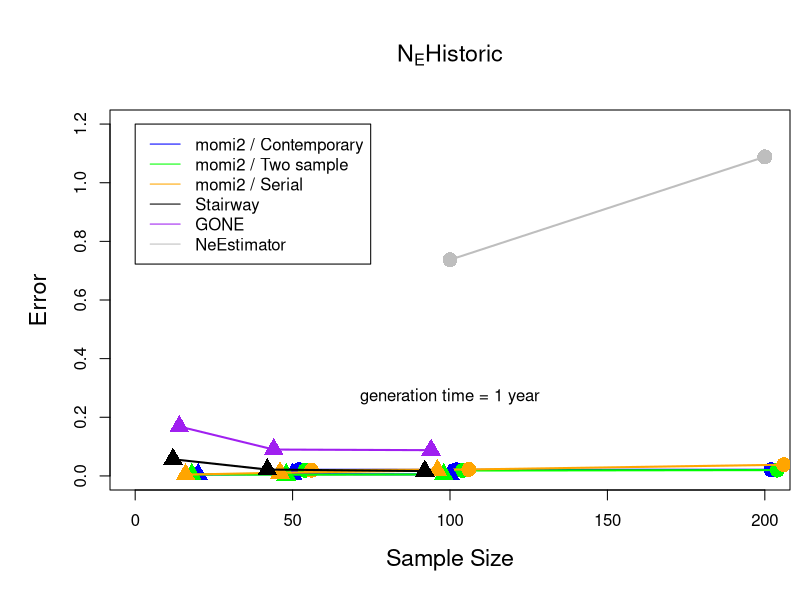
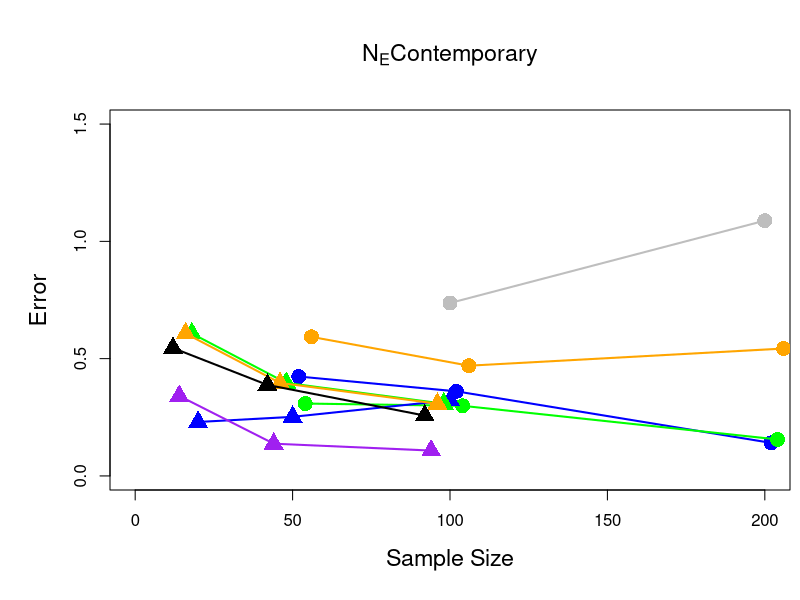
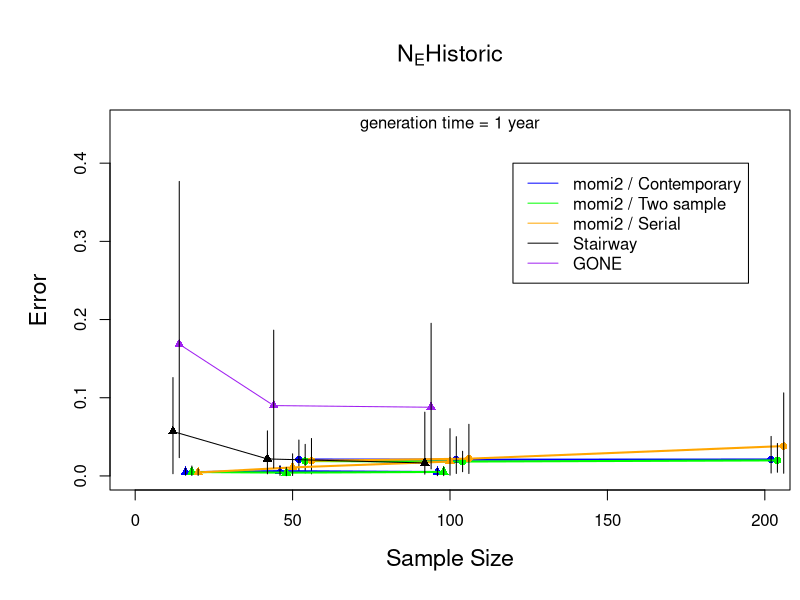
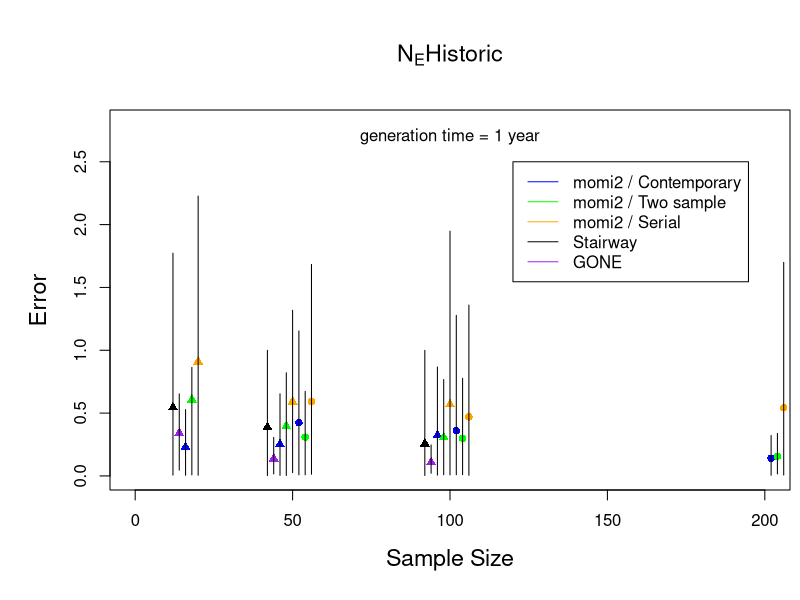
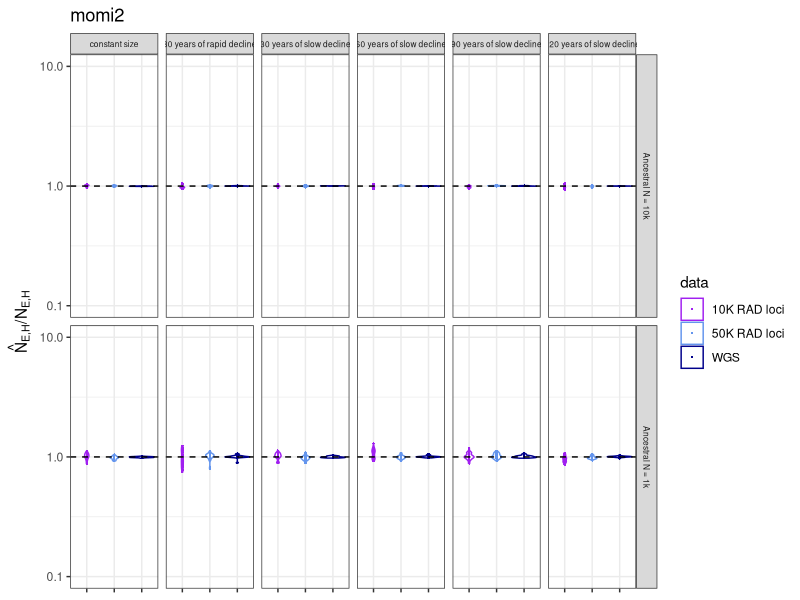
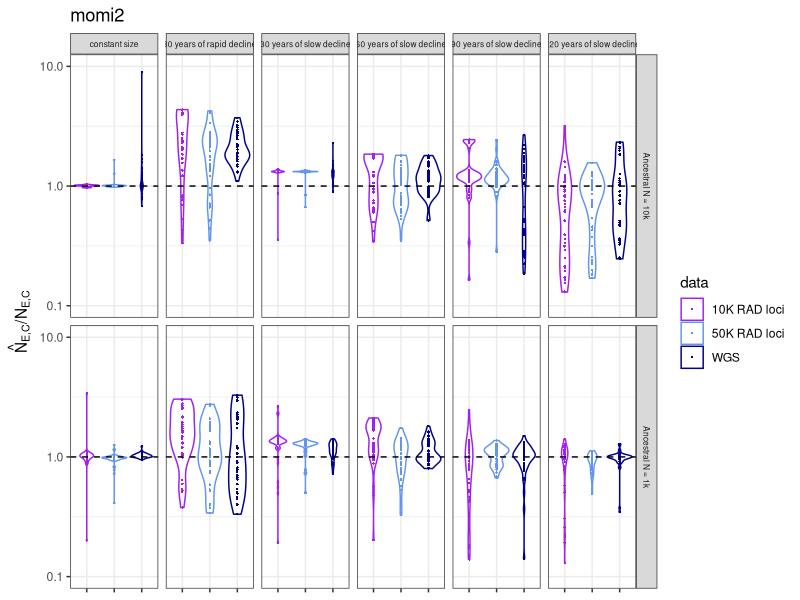
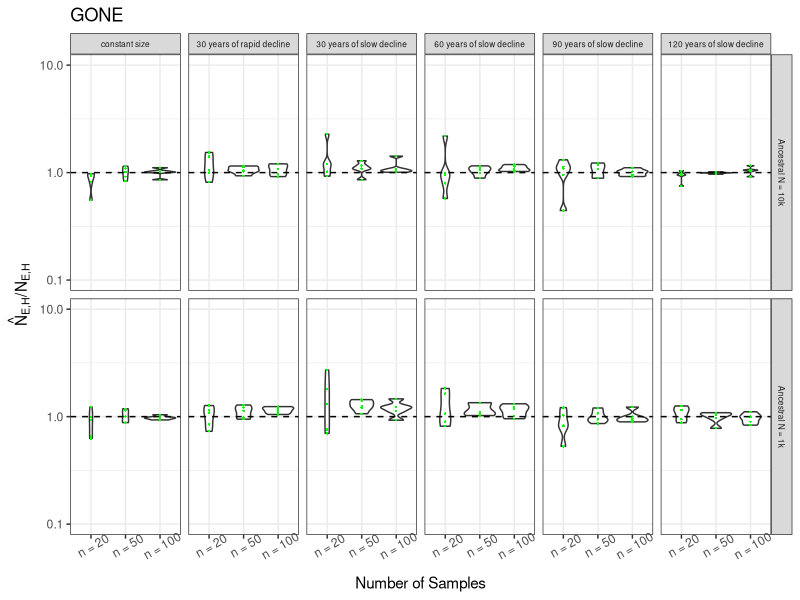
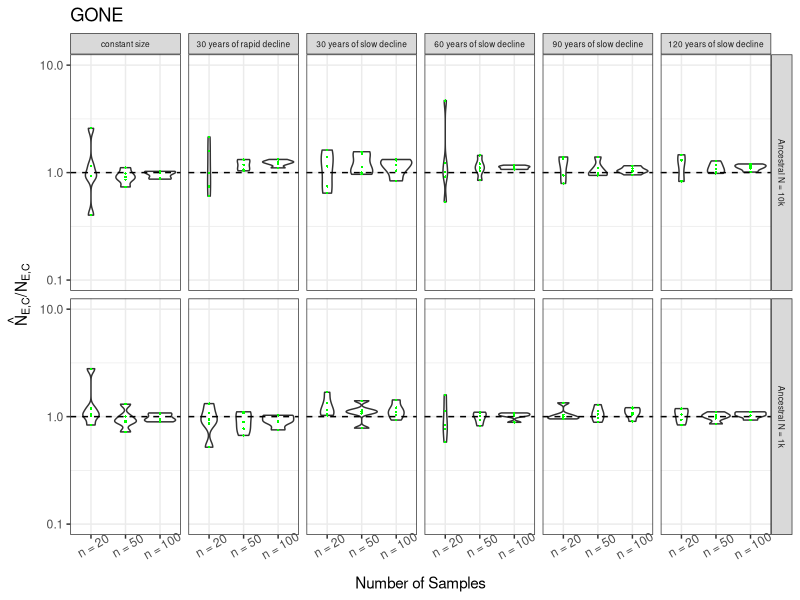

Here is the R script that generated these plots, in order:
par(mai=c(1.1,1.1,1.1,0.1))

library(gtools)
library(tidyverse)

#using three scenarios - WGS/SNP x sampsize x method comparison of average absolute error
#fast (lambda = 0.95, beginning of decline = 30 years before present) 
#slow (lambda = 0.99, beginning of decline = 120 years before present)
#constant
#read momi2 inferences  
momidat=read.csv("inferences/momi_nomaf_data_deltaAIC.csv",header=T)
momidat=momidat[which(momidat$td=="constant"|momidat$td=="td100"|momidat$td=="td190"&momidat$lambda=="l95"),]
#retain estimates from the model fit in momi2 with the best AIC (constant size vs recent size change)
momidat$Neh_best=ifelse(momidat$delta>0,momidat$Neh_change,momidat$Neh)
momidat$Nec_best=ifelse(momidat$delta>0,momidat$Nec_change,momidat$Nec)

##read stairway plot infernces
stairwaydat=read.csv("inferences/stairwaydata.csv",header=T)
stairwaydat=stairwaydat[which(stairwaydat$td=="constant"|stairwaydat$td=="td100"|stairwaydat$td=="td190"&stairwaydat$lambda=="l95"),]

##read GONE inferences
gonedat=read.csv("inferences/GONEdata.csv",header=T)
gonedat=gonedat[which(gonedat$td=="constant"|gonedat$td=="td100"|gonedat$td=="td190"&gonedat$lambda=="l95"),]

##read NEEst inferences
lddat=read.csv("inferences/LDNeoutall.csv",header=T)
lddat$NeAnc=paste("n10e",log10(lddat$nhist/10),sep="")
lddat$tdec=paste("td",lddat$td,sep="")
lddat$lambda=paste("l",lddat$l,sep="")
lddat=lddat[which(lddat$tdec=="constant"|lddat$tdec=="td100"|lddat$tdec=="td190"&lddat$lambda=="l95"),]
lddat=lddat[which(lddat$maf==0.05),]

##"true"/simulated t0 + t120 population sizes
tru=read.csv("inferences/truvalue.csv",header=T)

##concatenate demographic variables into composite scenarios
gonedat$scen=paste(gonedat$NeAnc,gonedat$td,gonedat$lambda)
stairwaydat$scen=paste(stairwaydat$NeAnc,stairwaydat$td,stairwaydat$lambda)
lddat$scen=paste(lddat$NeAnc,lddat$tdec,lddat$lambda)
tru$scen=paste(tru$NeAnc,tru$td,tru$lambda)
momidat$scen=paste(momidat$NeAnc,momidat$td,momidat$lambda)
momidat$tdec=abs(as.integer(gsub('td','',momidat$td))-220)
momidat$tdec=na.replace(momidat$tdec,0)

##calculate absolute error per observation
momidat$trueNeH=tru$TrueNeH[match(momidat$scen,tru$scen)]
momidat$trueNeC=tru$TrueNec[match(momidat$scen,tru$scen)]
momidat$NeHerr=abs(momidat$Neh_best-momidat$trueNeH)/momidat$trueNeH
momidat$NeCerr=abs(momidat$Nec_best-momidat$trueNeC)/momidat$trueNeC
momidat$ratioerr=abs((momidat$Neh_best/momidat$Nec_best)-(momidat$trueNeH/momidat$trueNeC))/(momidat$trueNeH/momidat$trueNeC)
momidat$tderr=abs((momidat$T-momidat$tdec)/(momidat$tdec))

stairwaydat$trueNeH=tru$TrueNeH[match(stairwaydat$scen,tru$scen)]
stairwaydat$trueNeC=tru$TrueNec[match(stairwaydat$scen,tru$scen)]
stairwaydat$NeHerr=abs(stairwaydat$Neh-stairwaydat$trueNeH)/stairwaydat$trueNeH
stairwaydat$NeCerr=abs(stairwaydat$Nec-stairwaydat$trueNeC)/stairwaydat$trueNeC
stairwaydat$ratioerr=abs((stairwaydat$Neh/stairwaydat$Nec)-(stairwaydat$trueNeH/stairwaydat$trueNeC))/(stairwaydat$trueNeH/stairwaydat$trueNeC)

gonedat$trueNeH=tru$TrueNeH[match(gonedat$scen,tru$scen)]
gonedat$trueNeC=tru$TrueNec[match(gonedat$scen,tru$scen)]
gonedat$NeHerr=abs(gonedat$Neh-gonedat$trueNeH)/gonedat$trueNeH
gonedat$NeCerr=abs(gonedat$Nec-gonedat$trueNeC)/gonedat$trueNeC
gonedat$ratioerr=abs((gonedat$Neh/gonedat$Nec)-(gonedat$trueNeH/gonedat$trueNeC))/(gonedat$trueNeH/gonedat$trueNeC)

lddat$trueNeH=tru$TrueNeH[match(lddat$scen,tru$scen)]
lddat$trueNeC=tru$TrueNec[match(lddat$scen,tru$scen)] 
lddat_hist=subset(lddat,lddat$timepoint=="t120")
lddat_hist$Ne=as.numeric(gsub("Infinite",NA,lddat_hist$Ne))
lddat_hist$NeHerr=abs(lddat_hist$Ne-lddat_hist$trueNeH)/lddat_hist$trueNeH
lddat_contemp=subset(lddat,lddat$timepoint=="t0")
lddat_contemp$Ne=as.numeric(gsub("Infinite",NA,lddat_contemp$Ne))
lddat_contemp$NeCerr=abs(lddat_contemp$Ne-lddat_contemp$trueNeC)/lddat_contemp$trueNeC
lddat_temporal=subset(lddat_contemp,lddat_contemp$scheme!="contemp")
lddat_hist$ratioerr=abs((lddat_hist$Ne/lddat_temporal$Ne)-(lddat_hist$trueNeH/lddat_temporal$trueNeC))/(lddat_hist$trueNeH/lddat_temporal$trueNeC)

max(momidat$NeHerr)
max(stairwaydat$NeHerr)
max(gonedat$NeHerr)
max(lddat_hist$NeHerr,na.rm=TRUE)

max(momidat$NeCerr)
max(stairwaydat$NeCerr)
max(gonedat$NeCerr)
max(lddat_contemp$NeCerr,na.rm=TRUE)

max(momidat$ratioerr)
max(stairwaydat$ratioerr)
max(gonedat$ratioerr)
max(lddat_hist$ratioerr,na.rm=TRUE)

momidat$sampn=as.integer(gsub('n','',momidat$sampn))
gonedat$sampn=as.integer(gsub('n','',gonedat$sampn))
stairwaydat$sampn=as.integer(gsub('n','',stairwaydat$sampn))

##let's just use 50k SNPs for non-WGS
#momi_rad10k_contemp <- subset(momidat, data=="rad10k" & scheme=="t0")
momi_rad50k_contemp <- subset(momidat, data=="rad50k" & scheme=="t0")
#momi_rad10k_2samp <- subset(momidat, data=="rad10k" & scheme=="t0t120")
momi_rad50k_2samp <- subset(momidat, data=="rad50k" & scheme=="t0t120")
#momi_rad10k_serial <- subset(momidat, data=="rad10k" & scheme=="all")
momi_rad50k_serial <- subset(momidat, data=="rad50k" & scheme=="all")
momi_wgs_contemp <- subset(momidat, data=="wgs" & scheme=="t0")
momi_wgs_2samp <- subset(momidat, data=="wgs" & scheme=="t0t120")
momi_wgs_serial <- subset(momidat, data=="wgs" & scheme=="all")

#momi_rad10k_contemp_agg=aggregate(momi_rad10k_contemp,list(momi_rad10k_contemp$sampn),mean)
momi_rad50k_contemp_agg=aggregate(momi_rad50k_contemp,list(momi_rad50k_contemp$sampn),mean)
#momi_rad10k_2samp_agg=aggregate(momi_rad10k_2samp,list(momi_rad10k_2samp$sampn),mean)
momi_rad50k_2samp_agg=aggregate(momi_rad50k_2samp,list(momi_rad50k_2samp$sampn),mean)
#momi_rad10k_serial_agg=aggregate(momi_rad10k_serial,list(momi_rad10k_serial$sampn),mean)
momi_rad50k_serial_agg=aggregate(momi_rad50k_serial,list(momi_rad50k_serial$sampn),mean)

momi_wgs_contemp_agg=aggregate(momi_wgs_contemp,list(momi_wgs_contemp$sampn),mean)
momi_wgs_2samp_agg=aggregate(momi_wgs_2samp,list(momi_wgs_2samp$sampn),mean)
momi_wgs_serial_agg=aggregate(momi_wgs_serial,list(momi_wgs_serial$sampn),mean)

#momi_wgs_contemp_sd=aggregate(momi_wgs_contemp,list(momi_wgs_contemp$sampn),sd)
#momi_wgs_2samp_sd=aggregate(momi_wgs_2samp,list(momi_wgs_2samp$sampn),sd)
#momi_wgs_serial_sd=aggregate(momi_wgs_serial,list(momi_wgs_serial$sampn),sd)

gone_agg=aggregate(gonedat,list(gonedat$sampn),mean)

stairway_agg=aggregate(stairwaydat,list(stairwaydat$sampn),mean)

## NeEst - also just using rad50k
lddat_rad50k_contemp <- na.omit(subset(lddat_contemp, nloc=="50k" & scheme == "2samp"))
lddat_contemp_agg=aggregate(lddat_rad50k_contemp,list(lddat_rad50k_contemp$nsamp),mean)
lddat_rad50k_hist <- na.omit(subset(lddat_hist, nloc=="50k" & scheme == "2samp"))
lddat_hist_agg=aggregate(lddat_rad50k_hist,list(lddat_rad50k_hist$nsamp),mean)

### plotting mean absolute error for NeH

plot(x=NULL,y=NULL,xlim=c(0,200),ylim=c(0,1.2),xlab="Sample Size", ylab="Error",main=expression(paste(N[E],'Historic')),cex.lab=1.4,cex.main=1.4)

#points(momi_rad10k_contemp_agg$Group.1,momi_rad10k_contemp_agg$NeHerr,pch=15,col="blue",cex=2)
#lines(momi_rad10k_contemp_agg$Group.1,momi_rad10k_contemp_agg$NeHerr,col="blue",lwd=2)
points(momi_rad50k_contemp_agg$Group.1+2,momi_rad50k_contemp_agg$NeHerr,pch=16,col="blue",cex=2)
lines(momi_rad50k_contemp_agg$Group.1+2,momi_rad50k_contemp_agg$NeHerr,col="blue",lwd=2)
#points(momi_rad10k_2samp_agg$Group.1,momi_rad10k_2samp_agg$NeHerr,pch=15,col="green",cex=2)
#lines(momi_rad10k_2samp_agg$Group.1,momi_rad10k_2samp_agg$NeHerr,col="green",lwd=2)
points(momi_rad50k_2samp_agg$Group.1+4,momi_rad50k_2samp_agg$NeHerr,pch=16,col="green",cex=2)
lines(momi_rad50k_2samp_agg$Group.1+4,momi_rad50k_2samp_agg$NeHerr,col="green",lwd=2)
#points(momi_rad10k_serial_agg$Group.1,momi_rad10k_serial_agg$NeHerr,pch=15,col="orange",cex=2)
#lines(momi_rad10k_serial_agg$Group.1,momi_rad10k_serial_agg$NeHerr,col="orange",lwd=2)
points(momi_rad50k_serial_agg$Group.1+6,momi_rad50k_serial_agg$NeHerr,pch=16,col="orange",cex=2)
lines(momi_rad50k_serial_agg$Group.1+6,momi_rad50k_serial_agg$NeHerr,col="orange",lwd=2)

points(lddat_hist_agg$Group.1,lddat_hist_agg$NeHerr,pch=16,col="gray",cex=2)
lines(lddat_hist_agg$Group.1,lddat_hist_agg$NeHerr,col="gray",lwd=2)

#plot(x=NULL,y=NULL,xlim=c(0,200),ylim=c(0,0.45),xlab="Sample Size", ylab="Error",main="NeHistoric",cex.lab=1.4,cex.main=1.4)

points(momi_wgs_contemp_agg$Group.1,momi_wgs_contemp_agg$NeHerr,pch=17,col="blue",cex=2)
lines(momi_wgs_contemp_agg$Group.1,momi_wgs_contemp_agg$NeHerr,col="blue",lwd=2)
points(momi_wgs_2samp_agg$Group.1-2,momi_wgs_2samp_agg$NeHerr,pch=17,col="green",cex=2)
lines(momi_wgs_2samp_agg$Group.1-2,momi_wgs_2samp_agg$NeHerr,col="green",lwd=2)
points(momi_wgs_serial_agg$Group.1-4,momi_wgs_serial_agg$NeHerr,pch=17,col="orange",cex=2)
lines(momi_wgs_serial_agg$Group.1-4,momi_wgs_serial_agg$NeHerr,col="orange",lwd=2)
points(gone_agg$Group.1-6,gone_agg$NeHerr,pch=17,col="purple",cex=2)
lines(gone_agg$Group.1-6,gone_agg$NeHerr,col="purple",lwd=2)
points(stairway_agg$Group.1-8,stairway_agg$NeHerr,pch=17,col="black",cex=2)
lines(stairway_agg$Group.1-8,stairway_agg$NeHerr,col="black",lwd=2)

legend(x=0,y=1.2,legend=c("momi2 / Contemporary","momi2 / Two sample","momi2 / Serial","Stairway","GONE","NeEstimator"),lty=c(1,1,1,1,1,1),col=c("blue","green","orange","black","purple","gray"))

text(x=100,y=0.27,labels="generation time = 1 year")

##NeC##

plot(x=NULL,y=NULL,xlim=c(0,200),ylim=c(0,1.5),xlab="Sample Size", ylab="Error",main=expression(paste(N[E],'Contemporary')),cex.lab=1.4,cex.main=1.4)

#points(momi_rad10k_contemp_agg$Group.1,momi_rad10k_contemp_agg$NeCerr,pch=15,col="blue",cex=2)
#lines(momi_rad10k_contemp_agg$Group.1,momi_rad10k_contemp_agg$NeCerr,col="blue",lwd=2)
points(momi_rad50k_contemp_agg$Group.1+2,momi_rad50k_contemp_agg$NeCerr,pch=16,col="blue",cex=2)
lines(momi_rad50k_contemp_agg$Group.1+2,momi_rad50k_contemp_agg$NeCerr,col="blue",lwd=2)
#points(momi_rad10k_2samp_agg$Group.1,momi_rad10k_2samp_agg$NeCerr,pch=15,col="green",cex=2)
#lines(momi_rad10k_2samp_agg$Group.1,momi_rad10k_2samp_agg$NeCerr,col="green",lwd=2)
points(momi_rad50k_2samp_agg$Group.1+4,momi_rad50k_2samp_agg$NeCerr,pch=16,col="green",cex=2)
lines(momi_rad50k_2samp_agg$Group.1+4,momi_rad50k_2samp_agg$NeCerr,col="green",lwd=2)
#points(momi_rad10k_serial_agg$Group.1,momi_rad10k_serial_agg$NeCerr,pch=15,col="orange",cex=2)
#lines(momi_rad10k_serial_agg$Group.1,momi_rad10k_serial_agg$NeCerr,col="orange",lwd=2)
points(momi_rad50k_serial_agg$Group.1+6,momi_rad50k_serial_agg$NeCerr,pch=16,col="orange",cex=2)
lines(momi_rad50k_serial_agg$Group.1+6,momi_rad50k_serial_agg$NeCerr,col="orange",lwd=2)

points(lddat_hist_agg$Group.1,lddat_hist_agg$NeHerr,pch=16,col="gray",cex=2)
lines(lddat_hist_agg$Group.1,lddat_hist_agg$NeHerr,col="gray",lwd=2)

points(momi_wgs_contemp_agg$Group.1,momi_wgs_contemp_agg$NeCerr,pch=17,col="blue",cex=2)
lines(momi_wgs_contemp_agg$Group.1,momi_wgs_contemp_agg$NeCerr,col="blue",lwd=2)
points(momi_wgs_2samp_agg$Group.1-2,momi_wgs_2samp_agg$NeCerr,pch=17,col="green",cex=2)
lines(momi_wgs_2samp_agg$Group.1-2,momi_wgs_2samp_agg$NeCerr,col="green",lwd=2)
points(momi_wgs_serial_agg$Group.1-4,momi_wgs_2samp_agg$NeCerr,pch=17,col="orange",cex=2)
lines(momi_wgs_serial_agg$Group.1-4,momi_wgs_2samp_agg$NeCerr,col="orange",lwd=2)
points(gone_agg$Group.1-6,gone_agg$NeCerr,pch=17,col="purple",cex=2)
lines(gone_agg$Group.1-6,gone_agg$NeCerr,col="purple",lwd=2)
points(stairway_agg$Group.1-8,stairway_agg$NeCerr,pch=17,col="black",cex=2)
lines(stairway_agg$Group.1-8,stairway_agg$NeCerr,col="black",lwd=2)

#legend(x=0,y=1.5,legend=c("momi2 / Contemporary","momi2 / Two sample","momi2 / Serial","Stairway","GONE","NeEstimator"),lty=c(1,1,1,1,1,1),col=c("blue","green","orange","black","purple","gray"))
text(x=150,y=2.3,labels="generation time = 1 year")



##### no NeEst, 5-95% quantiles

momi_rad50k_contemp_n50nehq=quantile(subset(momi_rad50k_contemp,sampn==50)$NeHerr,probs=c(0.05,0.95))
momi_rad50k_2samp_n50nehq=quantile(subset(momi_rad50k_2samp,sampn==50)$NeHerr,probs=c(0.05,0.95))
momi_rad50k_serial_n50nehq=quantile(subset(momi_rad50k_serial,sampn==50)$NeHerr,probs=c(0.05,0.95))

momi_rad50k_contemp_n100nehq=quantile(subset(momi_rad50k_contemp,sampn==100)$NeHerr,probs=c(0.05,0.95))
momi_rad50k_2samp_n100nehq=quantile(subset(momi_rad50k_2samp,sampn==100)$NeHerr,probs=c(0.05,0.95))
momi_rad50k_serial_n100nehq=quantile(subset(momi_rad50k_serial,sampn==100)$NeHerr,probs=c(0.05,0.95))

momi_rad50k_contemp_n200nehq=quantile(subset(momi_rad50k_contemp,sampn==200)$NeHerr,probs=c(0.05,0.95))
momi_rad50k_2samp_n200nehq=quantile(subset(momi_rad50k_2samp,sampn==200)$NeHerr,probs=c(0.05,0.95))
momi_rad50k_serial_n200nehq=quantile(subset(momi_rad50k_serial,sampn==200)$NeHerr,probs=c(0.05,0.95))

momi_rad50k_contemp_nehqs=rbind(momi_rad50k_contemp_n50nehq,momi_rad50k_contemp_n100nehq,momi_rad50k_contemp_n200nehq)
momi_rad50k_2samp_nehqs=rbind(momi_rad50k_2samp_n50nehq,momi_rad50k_2samp_n100nehq,momi_rad50k_2samp_n200nehq)
momi_rad50k_serial_nehqs=rbind(momi_rad50k_serial_n50nehq,momi_rad50k_serial_n100nehq,momi_rad50k_serial_n200nehq)

#####

momi_wgs_contemp_n20nehq=quantile(subset(momi_wgs_contemp,sampn==20)$NeHerr,probs=c(0.05,0.95))
momi_wgs_2samp_n20nehq=quantile(subset(momi_wgs_2samp,sampn==20)$NeHerr,probs=c(0.05,0.95))
momi_wgs_serial_n20nehq=quantile(subset(momi_wgs_serial,sampn==20)$NeHerr,probs=c(0.05,0.95))

momi_wgs_contemp_n50nehq=quantile(subset(momi_wgs_contemp,sampn==50)$NeHerr,probs=c(0.05,0.95))
momi_wgs_2samp_n50nehq=quantile(subset(momi_wgs_2samp,sampn==50)$NeHerr,probs=c(0.05,0.95))
momi_wgs_serial_n50nehq=quantile(subset(momi_wgs_serial,sampn==50)$NeHerr,probs=c(0.05,0.95))

momi_wgs_contemp_n100nehq=quantile(subset(momi_wgs_contemp,sampn==100)$NeHerr,probs=c(0.05,0.95))
momi_wgs_2samp_n100nehq=quantile(subset(momi_wgs_2samp,sampn==100)$NeHerr,probs=c(0.05,0.95))
momi_wgs_serial_n100nehq=quantile(subset(momi_wgs_serial,sampn==100)$NeHerr,probs=c(0.05,0.95))

momi_wgs_contemp_nehqs=rbind(momi_wgs_contemp_n20nehq,momi_wgs_contemp_n50nehq,momi_wgs_contemp_n100nehq)
momi_wgs_2samp_nehqs=rbind(momi_wgs_2samp_n20nehq,momi_wgs_2samp_n50nehq,momi_wgs_2samp_n100nehq)
momi_wgs_serial_nehqs=rbind(momi_wgs_serial_n20nehq,momi_wgs_serial_n50nehq,momi_wgs_serial_n100nehq)

####

momi_rad50k_contemp_n50necq=quantile(subset(momi_rad50k_contemp,sampn==50)$NeCerr,probs=c(0.05,0.95))
momi_rad50k_2samp_n50necq=quantile(subset(momi_rad50k_2samp,sampn==50)$NeCerr,probs=c(0.05,0.95))
momi_rad50k_serial_n50necq=quantile(subset(momi_rad50k_serial,sampn==50)$NeCerr,probs=c(0.05,0.95))

momi_rad50k_contemp_n100necq=quantile(subset(momi_rad50k_contemp,sampn==100)$NeCerr,probs=c(0.05,0.95))
momi_rad50k_2samp_n100necq=quantile(subset(momi_rad50k_2samp,sampn==100)$NeCerr,probs=c(0.05,0.95))
momi_rad50k_serial_n100necq=quantile(subset(momi_rad50k_serial,sampn==100)$NeCerr,probs=c(0.05,0.95))

momi_rad50k_contemp_n200necq=quantile(subset(momi_rad50k_contemp,sampn==200)$NeCerr,probs=c(0.05,0.95))
momi_rad50k_2samp_n200necq=quantile(subset(momi_rad50k_2samp,sampn==200)$NeCerr,probs=c(0.05,0.95))
momi_rad50k_serial_n200necq=quantile(subset(momi_rad50k_serial,sampn==200)$NeCerr,probs=c(0.05,0.95))

momi_rad50k_contemp_necqs=rbind(momi_rad50k_contemp_n50necq,momi_rad50k_contemp_n100necq,momi_rad50k_contemp_n200necq)
momi_rad50k_2samp_necqs=rbind(momi_rad50k_2samp_n50necq,momi_rad50k_2samp_n100necq,momi_rad50k_2samp_n200necq)
momi_rad50k_serial_necqs=rbind(momi_rad50k_serial_n50necq,momi_rad50k_serial_n100necq,momi_rad50k_serial_n200necq)

####

momi_wgs_contemp_n20necq=quantile(subset(momi_wgs_contemp,sampn==20)$NeCerr,probs=c(0.05,0.95))
momi_wgs_2samp_n20necq=quantile(subset(momi_wgs_2samp,sampn==20)$NeCerr,probs=c(0.05,0.95))
momi_wgs_serial_n20necq=quantile(subset(momi_wgs_serial,sampn==20)$NeCerr,probs=c(0.05,0.95))

momi_wgs_contemp_n50necq=quantile(subset(momi_wgs_contemp,sampn==50)$NeCerr,probs=c(0.05,0.95))
momi_wgs_2samp_n50necq=quantile(subset(momi_wgs_2samp,sampn==50)$NeCerr,probs=c(0.05,0.95))
momi_wgs_serial_n50necq=quantile(subset(momi_wgs_serial,sampn==50)$NeCerr,probs=c(0.05,0.95))

momi_wgs_contemp_n100necq=quantile(subset(momi_wgs_contemp,sampn==100)$NeCerr,probs=c(0.05,0.95))
momi_wgs_2samp_n100necq=quantile(subset(momi_wgs_2samp,sampn==100)$NeCerr,probs=c(0.05,0.95))
momi_wgs_serial_n100necq=quantile(subset(momi_wgs_serial,sampn==100)$NeCerr,probs=c(0.05,0.95))

momi_wgs_contemp_necqs=rbind(momi_wgs_contemp_n20necq,momi_wgs_contemp_n50necq,momi_wgs_contemp_n100necq)
momi_wgs_2samp_necqs=rbind(momi_wgs_2samp_n20necq,momi_wgs_2samp_n50necq,momi_wgs_2samp_n100necq)
momi_wgs_serial_necqs=rbind(momi_wgs_serial_n20necq,momi_wgs_serial_n50necq,momi_wgs_serial_n100necq)

####

gone_contemp_n20nehq=quantile(subset(gonedat,sampn==20)$NeHerr,probs=c(0.05,0.95))
gone_contemp_n50nehq=quantile(subset(gonedat,sampn==50)$NeHerr,probs=c(0.05,0.95))
gone_contemp_n100nehq=quantile(subset(gonedat,sampn==100)$NeHerr,probs=c(0.05,0.95))

gone_contemp_nehqs=rbind(gone_contemp_n20nehq,gone_contemp_n50nehq,gone_contemp_n100nehq)

gone_contemp_n20necq=quantile(subset(gonedat,sampn==20)$NeCerr,probs=c(0.05,0.95))
gone_contemp_n50necq=quantile(subset(gonedat,sampn==50)$NeCerr,probs=c(0.05,0.95))
gone_contemp_n100necq=quantile(subset(gonedat,sampn==100)$NeCerr,probs=c(0.05,0.95))

gone_contemp_necqs=rbind(gone_contemp_n20necq,gone_contemp_n50necq,gone_contemp_n100necq)

####

stairway_contemp_n20nehq=quantile(subset(stairwaydat,sampn==20)$NeHerr,probs=c(0.05,0.95))
stairway_contemp_n50nehq=quantile(subset(stairwaydat,sampn==50)$NeHerr,probs=c(0.05,0.95))
stairway_contemp_n100nehq=quantile(subset(stairwaydat,sampn=100)$NeHerr,probs=c(0.05,0.95))

stairway_contemp_nehqs=rbind(stairway_contemp_n20nehq,stairway_contemp_n50nehq,stairway_contemp_n100nehq)

####

stairway_contemp_n20necq=quantile(subset(stairwaydat,sampn==20)$NeCerr,probs=c(0.05,0.95))
stairway_contemp_n50necq=quantile(subset(stairwaydat,sampn==50)$NeCerr,probs=c(0.05,0.95))
stairway_contemp_n100necq=quantile(subset(stairwaydat,sampn=100)$NeCerr,probs=c(0.05,0.95))

stairway_contemp_necqs=rbind(stairway_contemp_n20necq,stairway_contemp_n50necq,stairway_contemp_n100necq)

####

##### with NeEst, 10-90% quantiles

momi_rad50k_contemp_n50nehq=quantile(subset(momi_rad50k_contemp,sampn==50)$NeHerr,probs=c(0.1,0.9))
momi_rad50k_2samp_n50nehq=quantile(subset(momi_rad50k_2samp,sampn==50)$NeHerr,probs=c(0.1,0.9))
momi_rad50k_serial_n50nehq=quantile(subset(momi_rad50k_serial,sampn==50)$NeHerr,probs=c(0.1,0.9))

momi_rad50k_contemp_n100nehq=quantile(subset(momi_rad50k_contemp,sampn==100)$NeHerr,probs=c(0.1,0.9))
momi_rad50k_2samp_n100nehq=quantile(subset(momi_rad50k_2samp,sampn==100)$NeHerr,probs=c(0.1,0.9))
momi_rad50k_serial_n100nehq=quantile(subset(momi_rad50k_serial,sampn==100)$NeHerr,probs=c(0.1,0.9))

momi_rad50k_contemp_n200nehq=quantile(subset(momi_rad50k_contemp,sampn==200)$NeHerr,probs=c(0.1,0.9))
momi_rad50k_2samp_n200nehq=quantile(subset(momi_rad50k_2samp,sampn==200)$NeHerr,probs=c(0.1,0.9))
momi_rad50k_serial_n200nehq=quantile(subset(momi_rad50k_serial,sampn==200)$NeHerr,probs=c(0.1,0.9))

momi_rad50k_contemp_nehqs=rbind(momi_rad50k_contemp_n50nehq,momi_rad50k_contemp_n100nehq,momi_rad50k_contemp_n200nehq)
momi_rad50k_2samp_nehqs=rbind(momi_rad50k_2samp_n50nehq,momi_rad50k_2samp_n100nehq,momi_rad50k_2samp_n200nehq)
momi_rad50k_serial_nehqs=rbind(momi_rad50k_serial_n50nehq,momi_rad50k_serial_n100nehq,momi_rad50k_serial_n200nehq)

#####

momi_wgs_contemp_n20nehq=quantile(subset(momi_wgs_contemp,sampn==20)$NeHerr,probs=c(0.1,0.9))
momi_wgs_2samp_n20nehq=quantile(subset(momi_wgs_2samp,sampn==20)$NeHerr,probs=c(0.1,0.9))
momi_wgs_serial_n20nehq=quantile(subset(momi_wgs_serial,sampn==20)$NeHerr,probs=c(0.1,0.9))

momi_wgs_contemp_n50nehq=quantile(subset(momi_wgs_contemp,sampn==50)$NeHerr,probs=c(0.1,0.9))
momi_wgs_2samp_n50nehq=quantile(subset(momi_wgs_2samp,sampn==50)$NeHerr,probs=c(0.1,0.9))
momi_wgs_serial_n50nehq=quantile(subset(momi_wgs_serial,sampn==50)$NeHerr,probs=c(0.1,0.9))

momi_wgs_contemp_n100nehq=quantile(subset(momi_wgs_contemp,sampn==100)$NeHerr,probs=c(0.1,0.9))
momi_wgs_2samp_n100nehq=quantile(subset(momi_wgs_2samp,sampn==100)$NeHerr,probs=c(0.1,0.9))
momi_wgs_serial_n100nehq=quantile(subset(momi_wgs_serial,sampn==100)$NeHerr,probs=c(0.1,0.9))

momi_wgs_contemp_nehqs=rbind(momi_wgs_contemp_n20nehq,momi_wgs_contemp_n50nehq,momi_wgs_contemp_n100nehq)
momi_wgs_2samp_nehqs=rbind(momi_wgs_2samp_n20nehq,momi_wgs_2samp_n50nehq,momi_wgs_2samp_n100nehq)
momi_wgs_serial_nehqs=rbind(momi_wgs_serial_n20nehq,momi_wgs_serial_n50nehq,momi_wgs_serial_n100nehq)

####

momi_rad50k_contemp_n50necq=quantile(subset(momi_rad50k_contemp,sampn==50)$NeCerr,probs=c(0.1,0.9))
momi_rad50k_2samp_n50necq=quantile(subset(momi_rad50k_2samp,sampn==50)$NeCerr,probs=c(0.1,0.9))
momi_rad50k_serial_n50necq=quantile(subset(momi_rad50k_serial,sampn==50)$NeCerr,probs=c(0.1,0.9))

momi_rad50k_contemp_n100necq=quantile(subset(momi_rad50k_contemp,sampn==100)$NeCerr,probs=c(0.1,0.9))
momi_rad50k_2samp_n100necq=quantile(subset(momi_rad50k_2samp,sampn==100)$NeCerr,probs=c(0.1,0.9))
momi_rad50k_serial_n100necq=quantile(subset(momi_rad50k_serial,sampn==100)$NeCerr,probs=c(0.1,0.9))

momi_rad50k_contemp_n200necq=quantile(subset(momi_rad50k_contemp,sampn==200)$NeCerr,probs=c(0.1,0.9))
momi_rad50k_2samp_n200necq=quantile(subset(momi_rad50k_2samp,sampn==200)$NeCerr,probs=c(0.1,0.9))
momi_rad50k_serial_n200necq=quantile(subset(momi_rad50k_serial,sampn==200)$NeCerr,probs=c(0.1,0.9))

momi_rad50k_contemp_necqs=rbind(momi_rad50k_contemp_n50necq,momi_rad50k_contemp_n100necq,momi_rad50k_contemp_n200necq)
momi_rad50k_2samp_necqs=rbind(momi_rad50k_2samp_n50necq,momi_rad50k_2samp_n100necq,momi_rad50k_2samp_n200necq)
momi_rad50k_serial_necqs=rbind(momi_rad50k_serial_n50necq,momi_rad50k_serial_n100necq,momi_rad50k_serial_n200necq)

####

momi_wgs_contemp_n20necq=quantile(subset(momi_wgs_contemp,sampn==20)$NeCerr,probs=c(0.1,0.9))
momi_wgs_2samp_n20necq=quantile(subset(momi_wgs_2samp,sampn==20)$NeCerr,probs=c(0.1,0.9))
momi_wgs_serial_n20necq=quantile(subset(momi_wgs_serial,sampn==20)$NeCerr,probs=c(0.1,0.9))

momi_wgs_contemp_n50necq=quantile(subset(momi_wgs_contemp,sampn==50)$NeCerr,probs=c(0.1,0.9))
momi_wgs_2samp_n50necq=quantile(subset(momi_wgs_2samp,sampn==50)$NeCerr,probs=c(0.1,0.9))
momi_wgs_serial_n50necq=quantile(subset(momi_wgs_serial,sampn==50)$NeCerr,probs=c(0.1,0.9))

momi_wgs_contemp_n100necq=quantile(subset(momi_wgs_contemp,sampn==100)$NeCerr,probs=c(0.1,0.9))
momi_wgs_2samp_n100necq=quantile(subset(momi_wgs_2samp,sampn==100)$NeCerr,probs=c(0.1,0.9))
momi_wgs_serial_n100necq=quantile(subset(momi_wgs_serial,sampn==100)$NeCerr,probs=c(0.1,0.9))

momi_wgs_contemp_necqs=rbind(momi_wgs_contemp_n20necq,momi_wgs_contemp_n50necq,momi_wgs_contemp_n100necq)
momi_wgs_2samp_necqs=rbind(momi_wgs_2samp_n20necq,momi_wgs_2samp_n50necq,momi_wgs_2samp_n100necq)
momi_wgs_serial_necqs=rbind(momi_wgs_serial_n20necq,momi_wgs_serial_n50necq,momi_wgs_serial_n100necq)

####

gone_contemp_n20nehq=quantile(subset(gonedat,sampn==20)$NeHerr,probs=c(0.1,0.9))
gone_contemp_n50nehq=quantile(subset(gonedat,sampn==50)$NeHerr,probs=c(0.1,0.9))
gone_contemp_n100nehq=quantile(subset(gonedat,sampn==100)$NeHerr,probs=c(0.1,0.9))

gone_contemp_nehqs=rbind(gone_contemp_n20nehq,gone_contemp_n50nehq,gone_contemp_n100nehq)

gone_contemp_n20necq=quantile(subset(gonedat,sampn==20)$NeCerr,probs=c(0.1,0.9))
gone_contemp_n50necq=quantile(subset(gonedat,sampn==50)$NeCerr,probs=c(0.1,0.9))
gone_contemp_n100necq=quantile(subset(gonedat,sampn==100)$NeCerr,probs=c(0.1,0.9))

gone_contemp_necqs=rbind(gone_contemp_n20necq,gone_contemp_n50necq,gone_contemp_n100necq)

####

stairway_contemp_n20nehq=quantile(subset(stairwaydat,sampn==20)$NeHerr,probs=c(0.1,0.9))
stairway_contemp_n50nehq=quantile(subset(stairwaydat,sampn==50)$NeHerr,probs=c(0.1,0.9))
stairway_contemp_n100nehq=quantile(subset(stairwaydat,sampn=100)$NeHerr,probs=c(0.1,0.9))

stairway_contemp_nehqs=rbind(stairway_contemp_n20nehq,stairway_contemp_n50nehq,stairway_contemp_n100nehq)

####

stairway_contemp_n20necq=quantile(subset(stairwaydat,sampn==20)$NeCerr,probs=c(0.1,0.9))
stairway_contemp_n50necq=quantile(subset(stairwaydat,sampn==50)$NeCerr,probs=c(0.1,0.9))
stairway_contemp_n100necq=quantile(subset(stairwaydat,sampn=100)$NeCerr,probs=c(0.1,0.9))

stairway_contemp_necqs=rbind(stairway_contemp_n20necq,stairway_contemp_n50necq,stairway_contemp_n100necq)

####

ld_rad50k_2samp_n100necq=quantile(subset(lddat_rad50k_contemp,nsamp==100)$NeCerr,probs=c(0.1,0.9))
ld_rad50k_2samp_n200necq=quantile(subset(lddat_rad50k_contemp,nsamp==200)$NeCerr,probs=c(0.1,0.9))
ld_rad50k_2samp_necqs=rbind(ld_rad50k_2samp_n100necq,ld_rad50k_2samp_n200necq)

ld_rad50k_2samp_n100nehq=quantile(subset(lddat_rad50k_hist,nsamp==100)$NeHerr,probs=c(0.1,0.9))
ld_rad50k_2samp_n200nehq=quantile(subset(lddat_rad50k_hist,nsamp==200)$NeHerr,probs=c(0.1,0.9))
ld_rad50k_2samp_nehqs=rbind(ld_rad50k_2samp_n100nehq,ld_rad50k_2samp_n200nehq)

####


### plotting mean absolute error for NeH

plot(x=NULL,y=NULL,xlim=c(0,200),ylim=c(0,0.45),xlab="Sample Size", ylab="Error",main=expression(paste(N[E],'Historic')),cex.lab=1.4,cex.main=1.4)

#points(momi_rad10k_contemp_agg$Group.1,momi_rad10k_contemp_agg$NeHerr,pch=15,col="blue",cex=2)
#lines(momi_rad10k_contemp_agg$Group.1,momi_rad10k_contemp_agg$NeHerr,col="blue",lwd=2)
points(momi_rad50k_contemp_agg$Group.1+2,momi_rad50k_contemp_agg$NeHerr,pch=16,col="blue",cex=1)
lines(momi_rad50k_contemp_agg$Group.1+2,momi_rad50k_contemp_agg$NeHerr,col="blue",lwd=2)
#points(momi_rad10k_2samp_agg$Group.1,momi_rad10k_2samp_agg$NeHerr,pch=15,col="green",cex=2)
#lines(momi_rad10k_2samp_agg$Group.1,momi_rad10k_2samp_agg$NeHerr,col="green",lwd=2)
points(momi_rad50k_2samp_agg$Group.1+4,momi_rad50k_2samp_agg$NeHerr,pch=16,col="green",cex=1)
lines(momi_rad50k_2samp_agg$Group.1+4,momi_rad50k_2samp_agg$NeHerr,col="green",lwd=2)
#points(momi_rad10k_serial_agg$Group.1,momi_rad10k_serial_agg$NeHerr,pch=15,col="orange",cex=2)
#lines(momi_rad10k_serial_agg$Group.1,momi_rad10k_serial_agg$NeHerr,col="orange",lwd=2)
points(momi_rad50k_serial_agg$Group.1+6,momi_rad50k_serial_agg$NeHerr,pch=16,col="orange",cex=1)
lines(momi_rad50k_serial_agg$Group.1+6,momi_rad50k_serial_agg$NeHerr,col="orange",lwd=2)

segments(momi_rad50k_contemp_agg$Group.1+2,momi_rad50k_contemp_nehqs[,1],momi_rad50k_contemp_agg$Group.1+2,momi_rad50k_contemp_nehqs[,2])
segments(momi_rad50k_2samp_agg$Group.1+4,momi_rad50k_2samp_nehqs[,1],momi_rad50k_2samp_agg$Group.1+4,momi_rad50k_2samp_nehqs[,2])
segments(momi_rad50k_serial_agg$Group.1+6,momi_rad50k_serial_nehqs[,1],momi_rad50k_serial_agg$Group.1+6,momi_rad50k_serial_nehqs[,2])

points(momi_wgs_contemp_agg$Group.1-4,momi_wgs_contemp_agg$NeHerr,pch=17,col="blue",cex=1)
lines(momi_wgs_contemp_agg$Group.1-4,momi_wgs_contemp_agg$NeHerr,col="blue",lwd=2)
points(momi_wgs_2samp_agg$Group.1-2,momi_wgs_2samp_agg$NeHerr,pch=17,col="green",cex=1)
lines(momi_wgs_2samp_agg$Group.1-2,momi_wgs_2samp_agg$NeHerr,col="green",lwd=2)
points(momi_wgs_serial_agg$Group.1,momi_wgs_serial_agg$NeHerr,pch=17,col="orange",cex=1)
lines(momi_wgs_serial_agg$Group.1,momi_wgs_serial_agg$NeHerr,col="orange",lwd=2)

segments(momi_wgs_contemp_agg$Group.1-4,momi_wgs_contemp_nehqs[,1],momi_wgs_contemp_agg$Group.1-4,momi_wgs_contemp_nehqs[,2])
segments(momi_wgs_2samp_agg$Group.1-2,momi_wgs_2samp_nehqs[,1],momi_wgs_2samp_agg$Group.1-2,momi_wgs_2samp_nehqs[,2])
segments(momi_wgs_serial_agg$Group.1,momi_wgs_serial_nehqs[,1],momi_wgs_serial_agg$Group.1,momi_wgs_serial_nehqs[,2])

points(gone_agg$Group.1-6,gone_agg$NeHerr,pch=17,col="purple",cex=1)
lines(gone_agg$Group.1-6,gone_agg$NeHerr,col="purple",lwd=1)

segments(gone_agg$Group.1-6,gone_contemp_nehqs[,1],gone_agg$Group.1-6,gone_contemp_nehqs[,2])

points(stairway_agg$Group.1-8,stairway_agg$NeHerr,pch=17,col="black",cex=1)
lines(stairway_agg$Group.1-8,stairway_agg$NeHerr,col="black",lwd=1)

segments(stairway_agg$Group.1-8,stairway_contemp_nehqs[,1],stairway_agg$Group.1-8,stairway_contemp_nehqs[,2])

legend(x=120,y=0.4,legend=c("momi2 / Contemporary","momi2 / Two sample","momi2 / Serial","Stairway","GONE"),lty=c(1,1,1,1,1,1),col=c("blue","green","orange","black","purple"))

text(x=100,y=0.45,labels="generation time = 1 year")


### plotting mean absolute error for NeC

plot(x=NULL,y=NULL,xlim=c(0,200),ylim=c(0,2.8),xlab="Sample Size", ylab="Error",main=expression(paste(N[E],'Historic')),cex.lab=1.4,cex.main=1.4)

#points(momi_rad10k_contemp_agg$Group.1,momi_rad10k_contemp_agg$NeCerr,pch=15,col="blue",cex=2)
#lines(momi_rad10k_contemp_agg$Group.1,momi_rad10k_contemp_agg$NeCerr,col="blue",lwd=2)
points(momi_rad50k_contemp_agg$Group.1+2,momi_rad50k_contemp_agg$NeCerr,pch=16,col="blue",cex=1)
#lines(momi_rad50k_contemp_agg$Group.1+2,momi_rad50k_contemp_agg$NeCerr,col="blue",lwd=2)
#points(momi_rad10k_2samp_agg$Group.1,momi_rad10k_2samp_agg$NeCerr,pch=15,col="green",cex=2)
#lines(momi_rad10k_2samp_agg$Group.1,momi_rad10k_2samp_agg$NeCerr,col="green",lwd=2)
points(momi_rad50k_2samp_agg$Group.1+4,momi_rad50k_2samp_agg$NeCerr,pch=16,col="green",cex=1)
#lines(momi_rad50k_2samp_agg$Group.1+4,momi_rad50k_2samp_agg$NeCerr,col="green",lwd=2)
#points(momi_rad10k_serial_agg$Group.1,momi_rad10k_serial_agg$NeCerr,pch=15,col="orange",cex=2)
#lines(momi_rad10k_serial_agg$Group.1,momi_rad10k_serial_agg$NeCerr,col="orange",lwd=2)
points(momi_rad50k_serial_agg$Group.1+6,momi_rad50k_serial_agg$NeCerr,pch=16,col="orange",cex=1)
#lines(momi_rad50k_serial_agg$Group.1+6,momi_rad50k_serial_agg$NeCerr,col="orange",lwd=2)

segments(momi_rad50k_contemp_agg$Group.1+2,momi_rad50k_contemp_necqs[,1],momi_rad50k_contemp_agg$Group.1+2,momi_rad50k_contemp_necqs[,2])
segments(momi_rad50k_2samp_agg$Group.1+4,momi_rad50k_2samp_necqs[,1],momi_rad50k_2samp_agg$Group.1+4,momi_rad50k_2samp_necqs[,2])
segments(momi_rad50k_serial_agg$Group.1+6,momi_rad50k_serial_necqs[,1],momi_rad50k_serial_agg$Group.1+6,momi_rad50k_serial_necqs[,2])

points(momi_wgs_contemp_agg$Group.1-4,momi_wgs_contemp_agg$NeCerr,pch=17,col="blue",cex=1)
#lines(momi_wgs_contemp_agg$Group.1-4,momi_wgs_contemp_agg$NeCerr,col="blue",lwd=2)
points(momi_wgs_2samp_agg$Group.1-2,momi_wgs_2samp_agg$NeCerr,pch=17,col="green",cex=1)
#lines(momi_wgs_2samp_agg$Group.1-2,momi_wgs_2samp_agg$NeCerr,col="green",lwd=2)
points(momi_wgs_serial_agg$Group.1,momi_wgs_serial_agg$NeCerr,pch=17,col="orange",cex=1)
#lines(momi_wgs_serial_agg$Group.1,momi_wgs_serial_agg$NeCerr,col="orange",lwd=2)

segments(momi_wgs_contemp_agg$Group.1-4,momi_wgs_contemp_necqs[,1],momi_wgs_contemp_agg$Group.1-4,momi_wgs_contemp_necqs[,2])
segments(momi_wgs_2samp_agg$Group.1-2,momi_wgs_2samp_necqs[,1],momi_wgs_2samp_agg$Group.1-2,momi_wgs_2samp_necqs[,2])
segments(momi_wgs_serial_agg$Group.1,momi_wgs_serial_necqs[,1],momi_wgs_serial_agg$Group.1,momi_wgs_serial_necqs[,2])

points(gone_agg$Group.1-6,gone_agg$NeCerr,pch=17,col="purple",cex=1)
#lines(gone_agg$Group.1-6,gone_agg$NeCerr,col="purple",lwd=1)

segments(gone_agg$Group.1-6,gone_contemp_necqs[,1],gone_agg$Group.1-6,gone_contemp_necqs[,2])

points(stairway_agg$Group.1-8,stairway_agg$NeCerr,pch=17,col="black",cex=1)
#lines(stairway_agg$Group.1-8,stairway_agg$NeCerr,col="black",lwd=1)

segments(stairway_agg$Group.1-8,stairway_contemp_necqs[,1],stairway_agg$Group.1-8,stairway_contemp_necqs[,2])


legend(x=120,y=2.5,legend=c("momi2 / Contemporary","momi2 / Two sample","momi2 / Serial","Stairway","GONE"),lty=c(1,1,1,1,1,1),col=c("blue","green","orange","black","purple"))

text(x=100,y=2.7,labels="generation time = 1 year")



#### plot 'em categorically, with NeEst and 10-90% quantiles

#fixing color scheme/legend 042722

#### NeHistoric

pdf (file="plots/AveError_NeH_revised0427.pdf",width=8,height=6)

plot(x=NULL,y=NULL,xlim=c(0,95),xaxt='n',ylim=c(0,230),xlab="Sample Size", ylab="% Error",main=expression(hat(N)["E,H"]),cex.lab=1.4,cex.main=1.4)

points(c(35,60,85),momi_rad50k_contemp_agg$NeHerr*100,pch=1,col="cornflowerblue",cex=1)
points(c(35,60,85)+2,momi_rad50k_2samp_agg$NeHerr*100,pch=0,col="cornflowerblue",cex=1)
points(c(35,60,85)+4,momi_rad50k_serial_agg$NeHerr*100,pch=2,col="cornflowerblue",cex=1)
segments(c(35,60,85),momi_rad50k_contemp_nehqs[,1]*100,c(35,60,85),momi_rad50k_contemp_nehqs[,2]*100,col="cornflowerblue")
segments(c(35,60,85)+2,momi_rad50k_2samp_nehqs[,1]*100,c(35,60,85)+2,momi_rad50k_2samp_nehqs[,2]*100,col="cornflowerblue")
segments(c(35,60,85)+4,momi_rad50k_serial_nehqs[,1]*100,c(35,60,85)+4,momi_rad50k_serial_nehqs[,2]*100,col="cornflowerblue")

points(c(10,35,60)-6,momi_wgs_contemp_agg$NeHerr*100,pch=1,col="darkblue",cex=1)
points(c(10,35,60)-4,momi_wgs_2samp_agg$NeHerr*100,pch=0,col="darkblue",cex=1)
points(c(10,35,60)-2,momi_wgs_serial_agg$NeHerr*100,pch=2,col="darkblue",cex=1)
segments(c(10,35,60)-6,momi_wgs_contemp_nehqs[,1]*100,c(10,35,60)-6,momi_wgs_contemp_nehqs[,2]*100,col="darkblue")
segments(c(10,35,60)-4,momi_wgs_2samp_nehqs[,1]*100,c(10,35,60)-4,momi_wgs_2samp_nehqs[,2]*100,col="darkblue")
segments(c(10,35,60)-2,momi_wgs_serial_nehqs[,1]*100,c(10,35,60)-2,momi_wgs_serial_nehqs[,2]*100,col="darkblue")

points(c(10,35,60)-10,gone_agg$NeHerr*100,pch=1,col="green",cex=1)
segments(c(10,35,60)-10,gone_contemp_nehqs[,1]*100,c(10,35,60)-10,gone_contemp_nehqs[,2]*100,col="green")

points(c(10,35,60)-8,stairway_agg$NeHerr*100,pch=1,col="orange",cex=1)
segments(c(10,35,60)-8,stairway_contemp_nehqs[,1]*100,c(10,35,60)-8,stairway_contemp_nehqs[,2]*100,col="orange")

points(c(60,85)+8,lddat_hist_agg$NeHerr*100,pch=0,col="gray",cex=1)
segments(c(60,85)+8,ld_rad50k_2samp_nehqs[,1]*100,c(60,85)+8,ld_rad50k_2samp_nehqs[,2]*100,col="gray")

#legend(x=0,y=220,legend=c("GONE, WGS, contemporary","Stairway, WGS, contemporary","momi2, WGS, contemporary","momi2, WGS, two samples","momi2, WGS, serial","momi2, RAD, contemporary","momi2, RAD, two samples","momi2, RAD, serial","NeEst, RAD, two samples"),pch=c(2,2,2,2,2,1,1,1,1),col=c("purple","black","blue","green","orange","blue","green","orange","gray"),cex=0.8)

legend(x=0,y=220,legend=c("GONE","Stairway","momi2/WGS","momi2/RAD","NeEst"),lty=c(1,1,1,1,1),col=c("green","orange","darkblue","cornflowerblue","gray"),cex=0.8,bty='n')

legend(x=40,y=220,legend=c("Contemporary only","Two samples","Serial sampling"),pch=c(1,0,2),cex=0.8,bty='n')


axis(1,at=c(4,32,58,88),labels=c("20","50","100","200"),tick=FALSE)

dev.off()

#### NeContemporary

pdf (file="plots/AveError_NeC_revised0427.pdf",width=8,height=6)

plot(x=NULL,y=NULL,xlim=c(0,95),xaxt='n',ylim=c(0,230),xlab="Sample Size", ylab="% Error",main=expression(hat(N)["E,C"]),cex.lab=1.4,cex.main=1.4)

points(c(35,60,85),momi_rad50k_contemp_agg$NeCerr*100,pch=1,col="cornflowerblue",cex=1)
points(c(35,60,85)+2,momi_rad50k_2samp_agg$NeCerr*100,pch=0,col="cornflowerblue",cex=1)
points(c(35,60,85)+4,momi_rad50k_serial_agg$NeCerr*100,pch=2,col="cornflowerblue",cex=1)
segments(c(35,60,85),momi_rad50k_contemp_necqs[,1]*100,c(35,60,85),momi_rad50k_contemp_necqs[,2]*100,col="cornflowerblue")
segments(c(35,60,85)+2,momi_rad50k_2samp_necqs[,1]*100,c(35,60,85)+2,momi_rad50k_2samp_necqs[,2]*100,col="cornflowerblue")
segments(c(35,60,85)+4,momi_rad50k_serial_necqs[,1]*100,c(35,60,85)+4,momi_rad50k_serial_necqs[,2]*100,col="cornflowerblue")

points(c(10,35,60)-6,momi_wgs_contemp_agg$NeCerr*100,pch=1,col="darkblue",cex=1)
points(c(10,35,60)-4,momi_wgs_2samp_agg$NeCerr*100,pch=0,col="darkblue",cex=1)
points(c(10,35,60)-2,momi_wgs_serial_agg$NeCerr*100,pch=2,col="darkblue",cex=1)
segments(c(10,35,60)-6,momi_wgs_contemp_necqs[,1]*100,c(10,35,60)-6,momi_wgs_contemp_necqs[,2]*100,col="darkblue")
segments(c(10,35,60)-4,momi_wgs_2samp_necqs[,1]*100,c(10,35,60)-4,momi_wgs_2samp_necqs[,2]*100,col="darkblue")
segments(c(10,35,60)-2,momi_wgs_serial_necqs[,1]*100,c(10,35,60)-2,momi_wgs_serial_necqs[,2]*100,col="darkblue")

points(c(10,35,60)-10,gone_agg$NeCerr*100,pch=1,col="green",cex=1)
segments(c(10,35,60)-10,gone_contemp_necqs[,1]*100,c(10,35,60)-10,gone_contemp_necqs[,2]*100,col="green")

points(c(10,35,60)-8,stairway_agg$NeCerr*100,pch=1,col="orange",cex=1)
segments(c(10,35,60)-8,stairway_contemp_necqs[,1]*100,c(10,35,60)-8,stairway_contemp_necqs[,2]*100,col="orange")

points(c(60,85)+8,lddat_contemp_agg$NeCerr[2:3]*100,pch=0,col="gray",cex=1)
segments(c(60,85)+8,ld_rad50k_2samp_necqs[,1]*100,c(60,85)+8,ld_rad50k_2samp_necqs[,2]*100,col="gray")

#legend(x=0,y=220,legend=c("GONE, WGS, contemporary","Stairway, WGS, contemporary","momi2, WGS, contemporary","momi2, WGS, two samples","momi2, WGS, serial","momi2, RAD, contemporary","momi2, RAD, two samples","momi2, RAD, serial","NeEst, RAD, two samples"),pch=c(2,2,2,2,2,1,1,1,1),col=c("purple","black","blue","green","orange","blue","green","orange","gray"),cex=0.8)

#legend(x=0,y=220,legend=c("GONE","Stairway","momi2/WGS","momi2/RAD","NeEst"),lty=c(1,1,1,1,1),col=c("green","orange","darkblue","cornflowerblue","gray"),cex=0.8,bty='n')

#legend(x=40,y=220,legend=c("Contemporary only","Two samples","Serial sampling"),pch=c(1,0,2),cex=0.8,bty='n')

axis(1,at=c(4,32,58,88),labels=c("20","50","100","200"),tick=FALSE)

dev.off()


####### violin plots for rad10ks / slow declines

#### momiiiiii

##"true"/simulated t0 + t120 population sizes
tru=read.csv("inferences/truvalue.csv",header=T)
tru$scen=paste(tru$NeAnc,tru$td,tru$lambda)

momidat_basic=read.csv("inferences/momi_nomaf_data_deltaAIC.csv",header=T)
momidat_basic$Neh_best=ifelse(momidat_basic$delta<0,momidat_basic$Neh,momidat_basic$Neh_change)
momidat_basic$Nec_best=ifelse(momidat_basic$delta<0,momidat_basic$Nec,momidat_basic$Nec_change)
momidat_basic$scen=paste(momidat_basic$NeAnc,momidat_basic$td,momidat_basic$lambda)
momidat_basic$trueNeH=tru$TrueNeH[match(momidat_basic$scen,tru$scen)]
momidat_basic$trueNeC=tru$TrueNec[match(momidat_basic$scen,tru$scen)]
momidat_basic$NeHerr=abs(momidat_basic$Neh_best-momidat_basic$trueNeH)/momidat_basic$trueNeH
momidat_basic$NeCerr=abs(momidat_basic$Nec_best-momidat_basic$trueNeC)/momidat_basic$trueNeC
momidat_basic$NeHrat <- momidat_basic$Neh_best/momidat_basic$trueNeH
momidat_basic$NeCrat <- momidat_basic$Nec_best/momidat_basic$trueNeC
momidat_basic$modsel=ifelse(momidat_basic$delta<0,"Change","Constant")
momidat_basic$gentime="G=1"
momidat_basic$method="momi2"

momidat_basic$col=ifelse(momidat_basic$scheme=="t0","blue",ifelse(momidat_basic$scheme=="t0t120","green","orange"))

unique(momidat_basic$scen)

momidat_basic$scen=gsub("n10e3","Ancestral N = 1k,",momidat_basic$scen)
momidat_basic$scen=gsub("n10e4","Ancestral N = 10k,",momidat_basic$scen)
momidat_basic$scen=gsub("constant constant","constant size",momidat_basic$scen)
momidat_basic$scen=gsub("td100","120 years of",momidat_basic$scen)
momidat_basic$scen=gsub("td130","90 years of",momidat_basic$scen)
momidat_basic$scen=gsub("td160","60 years of",momidat_basic$scen)
momidat_basic$scen=gsub("td190","30 years of",momidat_basic$scen)
momidat_basic$scen=gsub("l99","slow decline",momidat_basic$scen)
momidat_basic$scen=gsub("l95","rapid decline",momidat_basic$scen)

momidat_basic$data=gsub("rad10k","10K RAD loci",momidat_basic$data)
momidat_basic$data=gsub("rad50k","50K RAD loci",momidat_basic$data)
momidat_basic$data=gsub("wgs","WGS",momidat_basic$data)

momidat_basic=separate(data=momidat_basic,col=scen,into=c('NA_label','Change_label'),sep=", ")

momidat_basic$Change_label=factor(momidat_basic$Change_label,levels=c("constant size","30 years of rapid decline","30 years of slow decline","60 years of slow decline","90 years of slow decline","120 years of slow decline"))

momidat_basic$sampn=gsub("n","n = ",momidat_basic$sampn)

momidat_basic$sampn=factor(momidat_basic$sampn,levels=c("n = 20","n = 50","n = 100","n = 200"))

## do ggsave!!

#### violins

p <- ggplot(momidat_basic, aes(x=data, y=NeHrat, color=data)) + geom_violin()
p + geom_point(shape=16,size=0.5) +
  scale_color_manual(values=c("10K RAD loci"="purple","50K RAD loci"="cornflowerblue","WGS"="darkblue"))+
  ylab(expression(paste(hat(N)["E,H"],'/N'["E,H"]))) +
  geom_hline(yintercept=1,linetype="dashed") +
# facet_wrap(~scen) +
  facet_grid(cols=vars(Change_label),rows=vars(NA_label)) +
  scale_y_log10(limits=c(0.1,10)) +
  theme_bw() +
  theme(strip.text = element_text(size = 6),axis.text.x=element_blank(),axis.title.x=element_blank()) +
  ggtitle("momi2")

ggsave("plots/momi_schemes_NeH_violin_revised0428.pdf",device="pdf")

p <- ggplot(momidat_basic, aes(x=data, y=NeCrat, color=data)) + geom_violin()
p + geom_point(shape=16,size=0.5) +
  scale_color_manual(values=c("10K RAD loci"="purple","50K RAD loci"="cornflowerblue","WGS"="darkblue"))+
  ylab(expression(paste(hat(N)["E,C"],'/N'["E,C"]))) +
  geom_hline(yintercept=1,linetype="dashed") +
  # facet_wrap(~scen) +
  facet_grid(cols=vars(Change_label),rows=vars(NA_label)) +
  scale_y_log10(limits=c(0.1,10)) +
  theme_bw() +
  theme(strip.text = element_text(size = 6),axis.text.x=element_blank(),axis.title.x=element_blank()) +
  ggtitle("momi2")

ggsave("plots/momi_schemes_NeC_violin_revised0428.pdf",device="pdf")

#### GONE

gonedat_basic=read.csv("inferences/GONEdata.csv",header=T)
gonedat_basic$scen=paste(gonedat_basic$NeAnc,gonedat_basic$td,gonedat_basic$lambda)
gonedat_basic$trueNeH=tru$TrueNeH[match(gonedat_basic$scen,tru$scen)]
gonedat_basic$trueNeC=tru$TrueNec[match(gonedat_basic$scen,tru$scen)]
gonedat_basic$NeHerr=abs(gonedat_basic$Neh-gonedat_basic$trueNeH)/gonedat_basic$trueNeH
gonedat_basic$NeCerr=abs(gonedat_basic$Nec-gonedat_basic$trueNeC)/gonedat_basic$trueNeC
gonedat_basic$NeHrat <- gonedat_basic$Neh/gonedat_basic$trueNeH
gonedat_basic$NeCrat <- gonedat_basic$Nec/gonedat_basic$trueNeC
gonedat_basic$gentime="G=1"
gonedat_basic$method="GONE"

gonedat_basic$scen=gsub("n10e3","Ancestral N = 1k,",gonedat_basic$scen)
gonedat_basic$scen=gsub("n10e4","Ancestral N = 10k,",gonedat_basic$scen)
gonedat_basic$scen=gsub("constant constant","constant size",gonedat_basic$scen)
gonedat_basic$scen=gsub("td100","120 years of",gonedat_basic$scen)
gonedat_basic$scen=gsub("td130","90 years of",gonedat_basic$scen)
gonedat_basic$scen=gsub("td160","60 years of",gonedat_basic$scen)
gonedat_basic$scen=gsub("td190","30 years of",gonedat_basic$scen)
gonedat_basic$scen=gsub("l99","slow decline",gonedat_basic$scen)
gonedat_basic$scen=gsub("l95","rapid decline",gonedat_basic$scen)

gonedat_basic$sampn=gsub("n","n = ",gonedat_basic$sampn)

gonedat_basic$col="purple"

gonedat_basic$sampn=factor(gonedat_basic$sampn,levels=c("n = 20","n = 50","n = 100"))

gonedat_basic=separate(data=gonedat_basic,col=scen,into=c('NA_label','Change_label'),sep=", ")

gonedat_basic$Change_label=factor(gonedat_basic$Change_label,levels=c("constant size","30 years of rapid decline","30 years of slow decline","60 years of slow decline","90 years of slow decline","120 years of slow decline"))


#### violins

p <- ggplot(gonedat_basic, aes(x=sampn, y=NeHrat)) + geom_violin()
p + geom_point(shape=16,size=0.5,colour="green") +
#  scale_color_manual(values=c("10K RAD loci"="purple","50K RAD loci"="cornflowerblue","WGS"="darkblue"))+
  ylab(expression(paste(hat(N)["E,H"],'/N'["E,H"]))) +
  xlab("Number of Samples") +
  geom_hline(yintercept=1,linetype="dashed") +
  # facet_wrap(~scen) +
  facet_grid(cols=vars(Change_label),rows=vars(NA_label)) +
  scale_y_log10(limits=c(0.1,10)) +
  theme_bw() +
  theme(strip.text = element_text(size = 6),axis.text.x = element_text(angle = 30)) +
  ggtitle("GONE")

ggsave("plots/GONE_schemes_NeH_violin_revised0429.pdf",device="pdf")


p <- ggplot(gonedat_basic, aes(x=sampn, y=NeCrat)) + geom_violin()
p + geom_point(shape=16,size=0.5,colour="green") +
  #  scale_color_manual(values=c("10K RAD loci"="purple","50K RAD loci"="cornflowerblue","WGS"="darkblue"))+
  ylab(expression(paste(hat(N)["E,C"],'/N'["E,C"]))) +
  xlab("Number of Samples") +
  geom_hline(yintercept=1,linetype="dashed") +
  # facet_wrap(~scen) +
  facet_grid(cols=vars(Change_label),rows=vars(NA_label)) +
  scale_y_log10(limits=c(0.1,10)) +
  theme_bw() +
  theme(strip.text = element_text(size = 6),axis.text.x = element_text(angle = 30)) +
  ggtitle("GONE")

ggsave("plots/GONE_schemes_NeC_violin_revised0429.pdf",device="pdf")


#### stairway

stairdat_basic=read.csv("inferences/stairwaydata.csv",header=T)
stairdat_basic$scen=paste(stairdat_basic$NeAnc,stairdat_basic$td,stairdat_basic$lambda)
stairdat_basic$trueNeH=tru$TrueNeH[match(stairdat_basic$scen,tru$scen)]
stairdat_basic$trueNeC=tru$TrueNec[match(stairdat_basic$scen,tru$scen)]
stairdat_basic$NeHerr=abs(stairdat_basic$Neh-stairdat_basic$trueNeH)/stairdat_basic$trueNeH
stairdat_basic$NeCerr=abs(stairdat_basic$Nec-stairdat_basic$trueNeC)/stairdat_basic$trueNeC
stairdat_basic$NeHrat <- stairdat_basic$Neh/stairdat_basic$trueNeH
stairdat_basic$NeCrat <- stairdat_basic$Nec/stairdat_basic$trueNeC
stairdat_basic$gentime="G=1"
stairdat_basic$method="Stairway"

stairdat_basic$scen=gsub("n10e3","Ancestral N = 1k,",stairdat_basic$scen)
stairdat_basic$scen=gsub("n10e4","Ancestral N = 10k,",stairdat_basic$scen)
stairdat_basic$scen=gsub("constant constant","constant size",stairdat_basic$scen)
stairdat_basic$scen=gsub("td100","120 years of",stairdat_basic$scen)
stairdat_basic$scen=gsub("td130","90 years of",stairdat_basic$scen)
stairdat_basic$scen=gsub("td160","60 years of",stairdat_basic$scen)
stairdat_basic$scen=gsub("td190","30 years of",stairdat_basic$scen)
stairdat_basic$scen=gsub("l99","slow decline",stairdat_basic$scen)
stairdat_basic$scen=gsub("l95","rapid decline",stairdat_basic$scen)

stairdat_basic$sampn=gsub("n","n = ",stairdat_basic$sampn)

stairdat_basic$col="black"

stairdat_basic$sampn=factor(stairdat_basic$sampn,levels=c("n = 20","n = 50","n = 100"))

stairdat_basic=separate(data=stairdat_basic,col=scen,into=c('NA_label','Change_label'),sep=", ")

stairdat_basic$Change_label=factor(stairdat_basic$Change_label,levels=c("constant size","30 years of rapid decline","30 years of slow decline","60 years of slow decline","90 years of slow decline","120 years of slow decline"))


#### violins

p <- ggplot(stairdat_basic, aes(x=sampn, y=NeHrat)) + geom_violin()
p + geom_point(shape=16,size=0.5,colour="orange") +
  #  scale_color_manual(values=c("10K RAD loci"="purple","50K RAD loci"="cornflowerblue","WGS"="darkblue"))+
  ylab(expression(paste(hat(N)["E,H"],'/N'["E,H"]))) +
  xlab("Number of Samples") +
  geom_hline(yintercept=1,linetype="dashed") +
  # facet_wrap(~scen) +
  facet_grid(cols=vars(Change_label),rows=vars(NA_label)) +
  scale_y_log10(limits=c(0.1,10)) +
  theme_bw() +
  theme(strip.text = element_text(size = 6),axis.text.x = element_text(angle = 30)) +
  ggtitle("Stairway plot")

ggsave("plots/stairway_schemes_NeH_violin_revised0429.pdf",device="pdf")


p <- ggplot(stairdat_basic, aes(x=sampn, y=NeCrat)) + geom_violin()
p + geom_point(shape=16,size=0.5,colour="orange") +
  #  scale_color_manual(values=c("10K RAD loci"="purple","50K RAD loci"="cornflowerblue","WGS"="darkblue"))+
  ylab(expression(paste(hat(N)["E,C"],'/N'["E,C"]))) +
  xlab("Number of Samples") +
  geom_hline(yintercept=1,linetype="dashed") +
  # facet_wrap(~scen) +
  facet_grid(cols=vars(Change_label),rows=vars(NA_label)) +
  scale_y_log10(limits=c(0.1,10)) +
  theme_bw() +
  theme(strip.text = element_text(size = 6),axis.text.x = element_text(angle = 30)) +
  ggtitle("Stairway plot")

ggsave("plots/stairway_schemes_NeC_violin_0429.pdf",device="pdf")




#### neestimator


lddat=read.csv("inferences/LDNeoutall.csv",header=T)
lddat$NeAnc=paste("n10e",log10(lddat$nhist/10),sep="")
lddat$tdec=paste("td",lddat$td,sep="")
lddat$tdec=gsub("tdconstant","constant",lddat$tdec)
lddat$lambda=paste("l",lddat$l,sep="")
lddat$lambda=gsub("lconstant","constant",lddat$lambda)
lddat=lddat[which(lddat$tdec=="constant"|lddat$tdec=="td100"|lddat$tdec=="td190"&lddat$lambda=="l95"),]
lddat=lddat[which(lddat$maf==0.05),]
lddat$scen=paste(lddat$NeAnc,lddat$tdec,lddat$lambda)

tru=read.csv("inferences/truvalue.csv",header=T)
tru$scen=paste(tru$NeAnc,tru$td,tru$lambda)

lddat$trueNeH=tru$TrueNeH[match(lddat$scen,tru$scen)]
lddat$trueNeC=tru$TrueNec[match(lddat$scen,tru$scen)]
lddat_hist=subset(lddat,lddat$timepoint=="t120")
lddat_hist$Ne=as.numeric(gsub("Infinite",NA,lddat_hist$Ne))
lddat_hist$NeHerr=abs(lddat_hist$Ne-lddat_hist$trueNeH)/lddat_hist$trueNeH
lddat_contemp=subset(lddat,lddat$timepoint=="t0")
lddat_contemp$Ne=as.numeric(gsub("Infinite",NA,lddat_contemp$Ne))
lddat_contemp$NeCerr=abs(lddat_contemp$Ne-lddat_contemp$trueNeC)/lddat_contemp$trueNeC

lddat_temporalc=subset(lddat_contemp,lddat_contemp$scheme=="2samp"&lddat_contemp$nsamp!=50&lddat_contemp$nloc=="50k")
lddat_temporalh=subset(lddat_hist,lddat_hist$scheme=="2samp"&lddat_hist$nsamp!=50&lddat_hist$nloc=="50k")

lddat_temporalc$NeH=lddat_temporalh$Ne

lddat_temporalc=na.omit(lddat_temporalc)

lddat_temporalc$NeHrat <- lddat_temporalc$NeH/lddat_temporalc$trueNeH
lddat_temporalc$NeCrat <- lddat_temporalc$Ne/lddat_temporalc$trueNeC

lddat_temporalc$sampn = paste("n =",lddat_temporalc$nsamp)

lddat_temporalc$scen=gsub("n10e3","Ancestral N = 1k,",lddat_temporalc$scen)
lddat_temporalc$scen=gsub("n10e4","Ancestral N = 10k,",lddat_temporalc$scen)
lddat_temporalc$scen=gsub("constant constant","constant size",lddat_temporalc$scen)
lddat_temporalc$scen=gsub("td100","120 years of",lddat_temporalc$scen)
lddat_temporalc$scen=gsub("td130","90 years of",lddat_temporalc$scen)
lddat_temporalc$scen=gsub("td160","60 years of",lddat_temporalc$scen)
lddat_temporalc$scen=gsub("td190","30 years of",lddat_temporalc$scen)
lddat_temporalc$scen=gsub("l99","slow decline",lddat_temporalc$scen)
lddat_temporalc$scen=gsub("l95","rapid decline",lddat_temporalc$scen)

lddat_temporalc$sampn=factor(lddat_temporalc$sampn,levels=c("n = 100","n = 200"))

lddat_temporalc=separate(data=lddat_temporalc,col=scen,into=c('NA_label','Change_label'),sep=", ")

lddat_temporalc$Change_label=factor(lddat_temporalc$Change_label,levels=c("constant size","30 years of rapid decline","30 years of slow decline","60 years of slow decline","90 years of slow decline","120 years of slow decline"))


lddat_temporalc$method="NeEstimator"
lddat_temporalc$data="50K RAD loci"

stairdat_basic$method="Stairway Plot"
stairdat_basic$data="WGS"

gonedat_basic$method="GONE"
gonedat_basic$data="WGS"

momidat_basic$method="momi2"
momidat_basic=momidat_basic[which(momidat_basic$data!="10K RAD loci"),]

common_cols <- intersect(colnames(lddat_temporalc), colnames(stairdat_basic))

allrats=rbind(subset(lddat_temporalc,select=common_cols),subset(stairdat_basic,select=common_cols),subset(gonedat_basic,select=common_cols),subset(momidat_basic,select=common_cols))

allrats=allrats[which(allrats$Change_label=="120 years of slow decline"|allrats$Change_label=="30 years of rapid decline"|allrats$Change_label=="constant"),]

allrats$sampn=factor(allrats$sampn,levels=c("n = 20","n = 50","n = 100","n = 200"))

allrats$methdat=paste(allrats$method, allrats$data,sep="/")

allrats$methdat=factor(allrats$methdat,levels=c("GONE/WGS","Stairway Plot/WGS","momi2/WGS","momi2/50K RAD loci","NeEstimator/50K RAD loci"))

#colorz=data.frame(unique(allrats$methdat),c("gray","orange","green","cornflowerblue","darkblue"))

#allrats$color=colorz[,2][match(allrats$methdat,colorz[,1])]

#p <- ggplot(allrats, aes(x=sampn, y=NeCrat)) + geom_violin()
p <- ggplot(allrats,aes(fill=methdat, y=NeCrat, x=sampn,color=methdat)) 
p+  geom_violin(position=position_dodge(width=0.5),scale="width", width=0.3, alpha=0.8,trim="false") +
  scale_color_manual(values=c("NeEstimator/50K RAD loci"="lightgray","Stairway Plot/WGS"="orange","GONE/WGS"="green","momi2/WGS"="darkblue","momi2/50K RAD loci"="cornflowerblue"))+
  scale_fill_manual(values=c("NeEstimator/50K RAD loci"="lightgray","Stairway Plot/WGS"="orange","GONE/WGS"="green","momi2/WGS"="darkblue","momi2/50K RAD loci"="cornflowerblue"))+
  ylab(expression(paste(hat(N)["E,C"],'/N'["E,C"]))) +
  xlab("Sample Size") +
  geom_hline(yintercept=1,linetype="dashed") +
  # facet_wrap(~scen) +
  # facet_grid(cols=vars(method),rows=vars(data)) +
  scale_y_log10(limits=c(0.01,30)) +
  theme_bw() +
  ggtitle("")

ggsave("plots/allbias_NeC_050522.pdf",device="pdf")

p <- ggplot(allrats,aes(fill=methdat, y=NeHrat, x=sampn,color=methdat)) 
p+  geom_violin(position=position_dodge(width=0.5),scale="width", width=0.3, alpha=0.8,trim="false") +
  scale_color_manual(values=c("NeEstimator/50K RAD loci"="lightgray","Stairway Plot/WGS"="orange","GONE/WGS"="green","momi2/WGS"="darkblue","momi2/50K RAD loci"="cornflowerblue"))+
  scale_fill_manual(values=c("NeEstimator/50K RAD loci"="lightgray","Stairway Plot/WGS"="orange","GONE/WGS"="green","momi2/WGS"="darkblue","momi2/50K RAD loci"="cornflowerblue"))+
  ylab(expression(paste(hat(N)["E,H"],'/N'["E,H"]))) +
  xlab("Sample Size") +
  geom_hline(yintercept=1,linetype="dashed") +
  # facet_wrap(~scen) +
  # facet_grid(cols=vars(method),rows=vars(data)) +
  scale_y_log10(limits=c(0.01,30)) +
  theme_bw() +
  ggtitle("")

ggsave("plots/allbias_NeH_050522.pdf",device="pdf")
